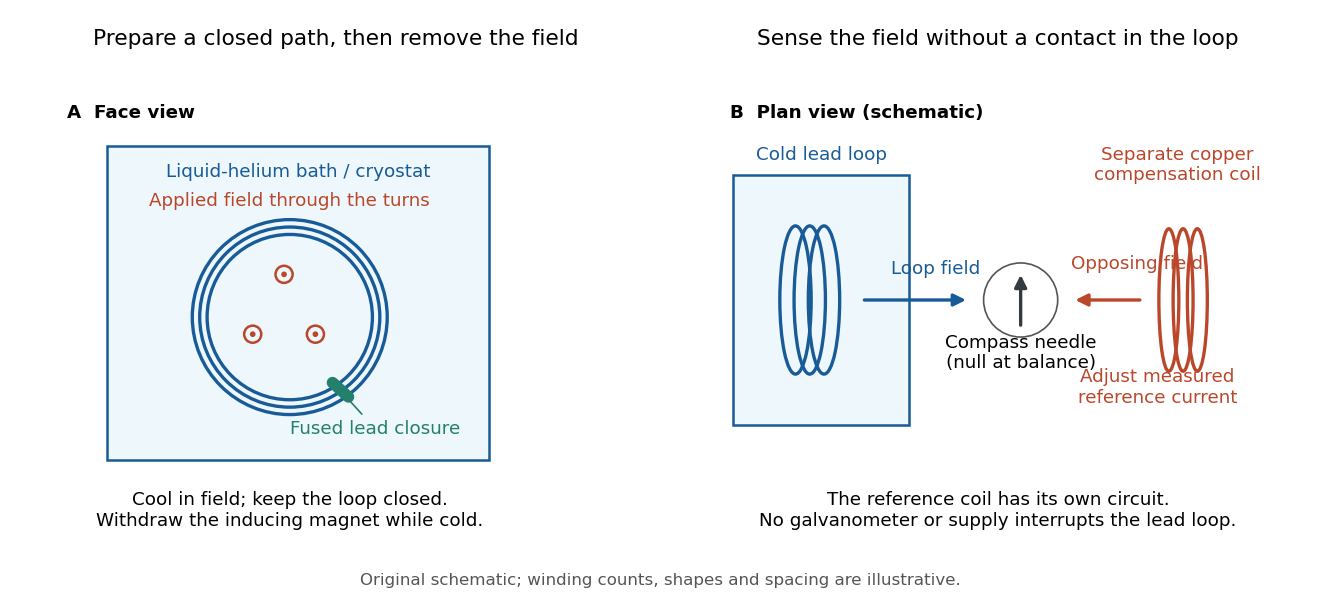

Generate this figure with Python:
"""Schematic of field preparation and magnetic readout; not a scale reconstruction.

Tested with Python 3.14, matplotlib 3.10.7 and numpy 2.3.5.
Run from _media; writes this script's basename with a .png suffix to CWD.
"""
from pathlib import Path

import matplotlib.pyplot as plt
from matplotlib.patches import Circle, Ellipse, FancyArrowPatch, Rectangle


def arrow(ax, start, end, color="#bb472a", **kwargs):
    ax.add_patch(FancyArrowPatch(start, end, arrowstyle="-|>", mutation_scale=15,
                                lw=2, color=color, **kwargs))


def main():
    plt.rcParams.update({"font.size": 11, "font.family": "DejaVu Sans"})
    fig, axes = plt.subplots(1, 2, figsize=(11, 5), facecolor="white")
    blue, red, green = "#185b97", "#bb472a", "#23806c"
    for ax in axes:
        ax.set(xlim=(0, 10), ylim=(0, 8), aspect="equal")
        ax.axis("off")
    ax = axes[0]
    ax.set_title("Prepare a closed path, then remove the field", fontsize=13, pad=16)
    ax.add_patch(Rectangle((1, 1.2), 6.7, 5.5, fc="#edf7fc", ec=blue, lw=1.5))
    ax.text(4.35, 6.15, "Liquid-helium bath / cryostat", ha="center", color=blue)
    for r in (1.45, 1.58, 1.71):
        ax.add_patch(Circle((4.2, 3.7), r, fill=False, ec=blue, lw=2))
    ax.plot([4.95, 5.23], [2.55, 2.3], lw=7, solid_capstyle="round", color=green)
    ax.annotate("Fused lead closure", xy=(5.1, 2.4), xytext=(5.7, 1.65),
                ha="center", arrowprops={"arrowstyle": "-", "color": green}, color=green)
    for x, y in ((3.55, 3.4), (4.65, 3.4), (4.1, 4.45)):
        ax.add_patch(Circle((x, y), .15, fill=False, ec=red, lw=1.5))
        ax.add_patch(Circle((x, y), .035, color=red))
    ax.text(4.2, 5.65, "Applied field through the turns", ha="center", color=red)
    ax.text(4.2, .65, "Cool in field; keep the loop closed.\nWithdraw the inducing magnet while cold.",
            ha="center", va="top")
    ax.text(.3, 7.2, "A  Face view", weight="bold")
    ax = axes[1]
    ax.set_title("Sense the field without a contact in the loop", fontsize=13, pad=16)
    ax.add_patch(Rectangle((.35, 1.8), 3.1, 4.4, fc="#edf7fc", ec=blue, lw=1.5))
    for x in (1.45, 1.7, 1.95):
        ax.add_patch(Ellipse((x, 4), .55, 2.6, fill=False, ec=blue, lw=2))
    ax.text(1.9, 6.45, "Cold lead loop", ha="center", color=blue)
    arrow(ax, (2.6, 4), (4.5, 4), color=blue)
    ax.text(3.9, 4.45, "Loop field", ha="center", color=blue)
    ax.add_patch(Circle((5.4, 4), .65, fc="white", ec="#555555"))
    arrow(ax, (5.4, 3.5), (5.4, 4.5), color="#343b40")
    ax.text(5.4, 2.8, "Compass needle\n(null at balance)", ha="center")
    for x in (8, 8.25, 8.5):
        ax.add_patch(Ellipse((x, 4), .35, 2.5, fill=False, ec=red, lw=2))
    arrow(ax, (7.55, 4), (6.3, 4), color=red)
    ax.text(7.45, 4.55, "Opposing field", ha="center", color=red)
    ax.text(8.15, 6.1, "Separate copper\ncompensation coil", ha="center", color=red)
    ax.text(7.8, 2.2, "Adjust measured\nreference current", ha="center", color=red)
    ax.text(.3, 7.2, "B  Plan view (schematic)", weight="bold")
    ax.text(5, .65, "The reference coil has its own circuit.\nNo galvanometer or supply interrupts the lead loop.",
            ha="center", va="top")
    fig.text(.5, .025, "Original schematic; winding counts, shapes and spacing are illustrative.",
             ha="center", fontsize=10, color="#555555")
    fig.subplots_adjust(left=.03, right=.98, top=.88, bottom=.12, wspace=.12)
    fig.savefig(Path(__file__).stem + ".png", dpi=120, facecolor="white")
    plt.close(fig)


if __name__ == "__main__":
    main()
